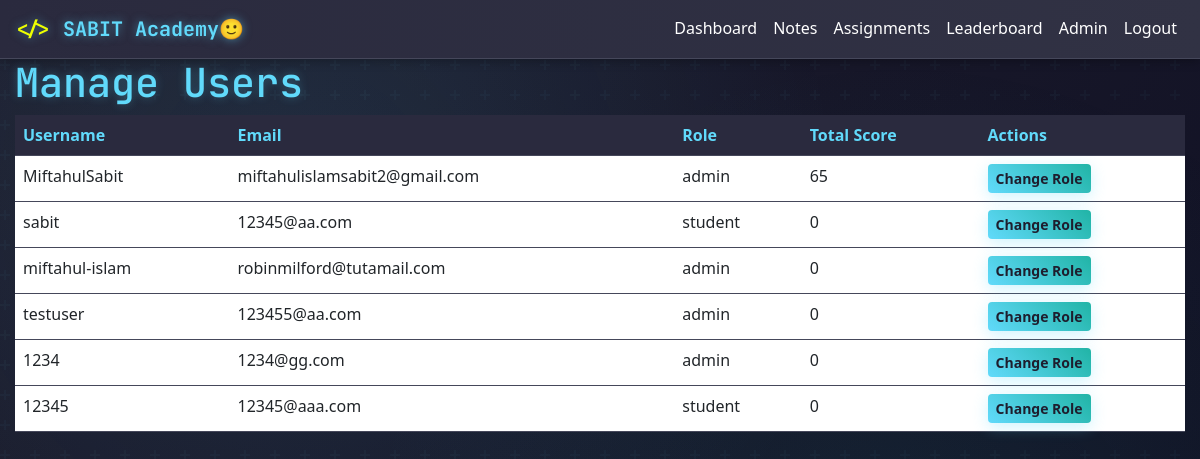
Before: /admin/users (signed in) with the older database file.
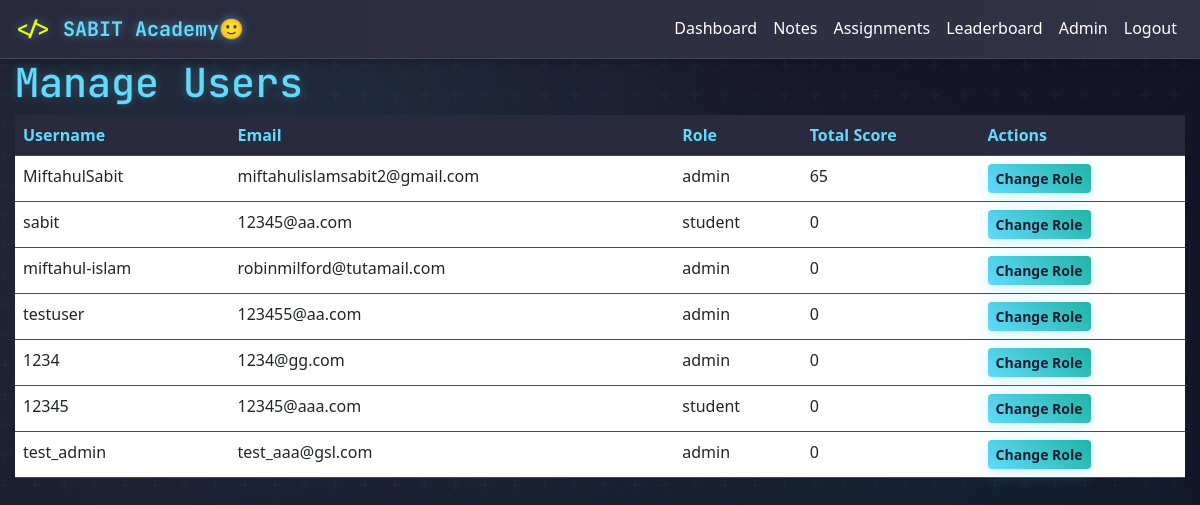
After: the same page with the newer database file.
### app/models.py (models this page shows, shortened)
class User(UserMixin, db.Model):
    id = db.Column(db.Integer, primary_key=True)
    username = db.Column(db.String(64), index=True, unique=True)
    email = db.Column(db.String(120), index=True, unique=True)
    password_hash = db.Column(db.String(128))
    role = db.Column(db.String(10), default='student')
    profile_pic = db.Column(db.String(255), nullable=True, default='default.jpg')
    total_score = db.Column(db.Integer, default=0)
    submissions = db.relationship('Submission', backref='author', lazy='dynamic')

### app/admin/routes.py (the view)
@bp.route('/users')
@login_required
@admin_required
def list_users():
    users = User.query.all()
    return render_template('admin/users.html', users=users)

### app/admin/routes.py (called while the page is built)
def admin_required(f):
    @wraps(f)
    def decorated_function(*args, **kwargs):
        if not current_user.is_authenticated or current_user.role not in ['admin', 'teacher']:
            abort(403)
        return f(*args, **kwargs)
    return decorated_function

### app/models.py (called while the page is built)
@login.user_loader
def load_user(id):
    return User.query.get(int(id))

### app/templates/admin/users.html (shortened to what this page needs)
{% extends "base.html" %}
{% block content %}
    <h1>Manage Users</h1>
    <table class="table">
        <thead>
            <tr>
                <th>Username</th>
                <th>Email</th>
                <th>Role</th>
                <th>Total Score</th>
                <th>Actions</th>
            </tr>
        </thead>
        <tbody>
            {% for user in users %}
            <tr>
                <td>{{ user.username }}</td>
                <td>{{ user.email }}</td>
                <td>{{ user.role }}</td>
                <td>{{ user.total_score or 0 }}</td>
                <td>
                    <a href="{{ url_for('admin.change_user_role', id=user.id) }}" class="btn btn-sm btn-primary">Change Role</a>
                </td>
            </tr>
            {% endfor %}
        </tbody>
    </table>
{% endblock %}

Changed rows visible on the page:
added User: username "test_admin", email "test_aaa@gsl.com", role "admin", total_score "0"
